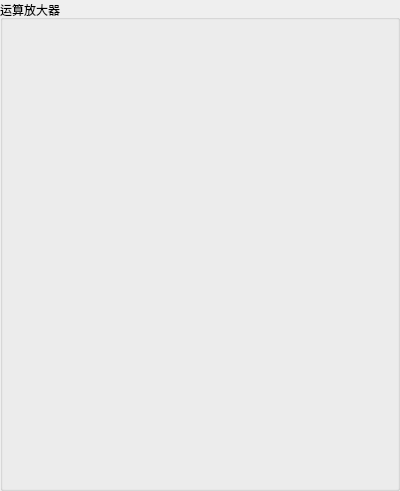
       <widget class="QGroupBox" name="groupBox_25">
        <property name="geometry">
         <rect>
          <x>220</x>
          <y>6</y>
          <width>400</width>
          <height>491</height>
         </rect>
        </property>
        <property name="title">
         <string>运算放大器</string>
        </property>
        <widget class="QLabel" name="label_33">
         <property name="enabled">
          <bool>false</bool>
         </property>
         <property name="geometry">
          <rect>
           <x>0</x>
           <y>52</y>
           <width>200</width>
           <height>136</height>
          </rect>
         </property>
         <property name="text">
          <string/>
         </property>
         <property name="pixmap">
          <pixmap resource="Mic_OP.qrc">:/control/icon/control/LINE_half.png</pixmap>
         </property>
        </widget>
        <widget class="QLabel" name="label_34">
         <property name="enabled">
          <bool>false</bool>
         </property>
         <property name="geometry">
          <rect>
           <x>0</x>
           <y>252</y>
           <width>200</width>
           <height>136</height>
          </rect>
         </property>
         <property name="text">
          <string/>
         </property>
         <property name="pixmap">
          <pixmap resource="Mic_OP.qrc">:/control/icon/control/LINE_half.png</pixmap>
         </property>
        </widget>
        <widget class="QLabel" name="label_42">
         <property name="enabled">
          <bool>false</bool>
         </property>
         <property name="geometry">
          <rect>
           <x>200</x>
           <y>52</y>
           <width>200</width>
           <height>136</height>
          </rect>
         </property>
         <property name="text">
          <string/>
         </property>
         <property name="pixmap">
          <pixmap resource="Mic_OP.qrc">:/control/icon/control/LINE_half.png</pixmap>
         </property>
        </widget>
        <widget class="QLabel" name="label_43">
         <property name="enabled">
          <bool>false</bool>
         </property>
         <property name="geometry">
          <rect>
           <x>200</x>
           <y>252</y>
           <width>200</width>
           <height>136</height>
          </rect>
         </property>
         <property name="text">
          <string/>
         </property>
         <property name="pixmap">
          <pixmap resource="Mic_OP.qrc">:/control/icon/control/LINE_half.png</pixmap>
         </property>
        </widget>
       </widget>
